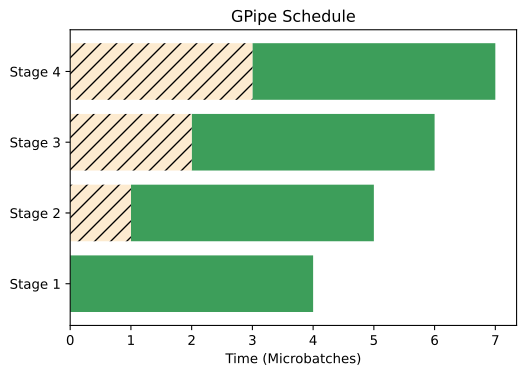

The script that drew this image:
import os
import matplotlib.pyplot as plt

stages = [1, 2, 3, 4]
start_times = [0, 1, 2, 3]
durations = [4, 4, 4, 4]

fig, ax = plt.subplots(figsize=(6, 4))
for i in range(4):
    ax.barh(stages[i], durations[i], left=start_times[i], color='#3d9e5a')
    ax.barh(stages[i], start_times[i], left=0, color='#fdebd0', hatch='//')
ax.set_yticks(stages)
ax.set_yticklabels(['Stage 1', 'Stage 2', 'Stage 3', 'Stage 4'])
ax.set_xlabel('Time (Microbatches)')
ax.set_title('GPipe Schedule')

out = os.environ.get('VISUAL_OUT_PATH', 'out.svg')
plt.savefig(out, format='svg', bbox_inches='tight')
